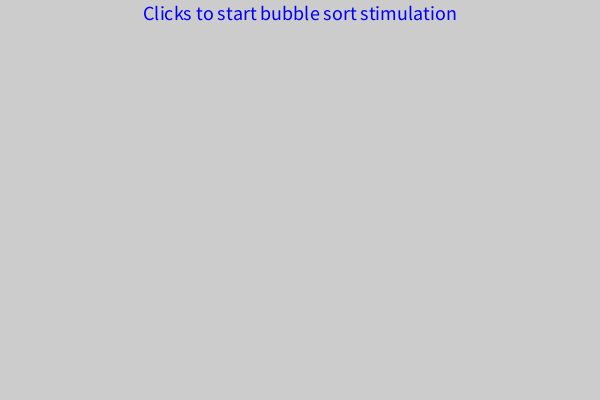
Frame 1 (no input)
Frame 60 (the mouse pressed at the canvas centre just before this capture): identical to frame 1, image omitted
Frame 120 (the mouse held since frame 60 and released just before this capture): identical to frame 1, image omitted

The Processing sketch that drew this single still picture (run headless with seeded random() and noise(); from frame 60 on, the mouse is pressed at the canvas centre):

// Processing sketch: sort
// ── sort.pde
//the progress function as asked by prof!
boolean bubbleSortProgress(int[] data, boolean sorted, int i, int y) {
    boolean swap = false;
    if (data[i] > data[i + 1]) {
        int temp = data[i];
        data[i] = data[i + 1];
        data[i + 1] = temp;
        sorted = false;   
        swap = true;
    }
    visualizeArray(data,i,y,swap);
    return sorted;
}

//joystick (changable) variables
int maxi = 5;
int desired = 1;
int fontSize = 20;

//utility variables; //not to be changed!
int timer = millis();
boolean scrolling = false;
int cellCize = fontSize + 10;
int scroll = cellCize;
int lineGap;//gap between each line
int[] nums = new int[0];
boolean sorted = false;

//the bubble sort algo
void bubbleSort(int[] data) {
    
    //As I am decding to work by modifying so i will have to store a copy(scroll) and work on it!
    int position = scroll;
    
    //these organized will temporariliry hadle the sorted state and later depending on
    //organized we will update sort! more safe than directly updating sorted!
    boolean oraganized = true;
    for (int i = 0;i <  desired; i++) {
        
        int k = i % (data.length - 1);
        
        //this is the main function that will do the swapping and return the sorted state!
        oraganized = bubbleSortProgress(data, oraganized, k, position);
        
        // these are not part of bubble sort algo rather to stop scrolling!
        if (position == fontSize) scrolling = false;
        
        //update the position for next line!
        position += lineGap;
        
        //whenever a full scan event will trigger we will check if the array is sorted or not! 
        if (k == (data.length - 2)) {
            if (oraganized) {
                sorted = true;
            }
            else oraganized = true;
        }
    }
}


//setup text size , color  and lineGap
void setup() {
    size(600, 400); //canvas
    //maths to calculate the line gap!
    lineGap = ceil(height / maxi);
    lineGap += ((lineGap - fontSize - (cellCize - fontSize)) / (maxi - 1));
    textSize(fontSize); 
    fill(color(0,0,255));//blue
    textAlign(CENTER);
    text("Clicks to start bubble sort stimulation", width / 2, fontSize);
}

boolean terminated = false;
void draw() {
    //there is nothing to scroll more and show so no need to draw anything! 
    if ((sorted || nums.length <=  0) && !scrolling) {
        if (sorted && !terminated) {
            terminated = true;
            text("Sorted!", width - 100 ,height - cellCize - fontSize);
            int gap = lineGap;
        }
        return;
    }
    
    //the way i am implementing scrolling intoroduces a bug called falsy scroll for desired-1!
    //this is a hack to fix that bug!
    if (terminated) return;
    
    
    // clear the screen everytime!
    background(255);
    
    // if thescreen is scrolling then decrease the scroll to make it look like scrolling!
    if (scrolling) {
        scroll --;
    }
    //updatethes crolling state according to the estimation of function
    bubbleSort(nums.clone());
}

//tell aboutif dormancy period is over or not!
boolean isAllowed() { 
    int currentTime = millis();
    int diff = currentTime - timer;
    if (diff > 500) {
        timer = currentTime;
        return true;
    };
    return false;
};

//increase desired by 1 if allowed by timer & if not scrolling
void keyPressed() {
    if (isAllowed() && !scrolling) {
        desired++;
        //screen is overflowing start scrolling!
        if (desired > maxi) scrolling = true;
    }
}

//generate random array of size n with values between start and end
int[] generateRandomArray(int n, int start, int end) {
    int[] array = new int[n];
    for (int i = 0; i < n; i++) {
        array[i] = int(random(start, end));
    }
    return array;
}

//for visualizing the array!
void visualizeArray(int[] data, int enhaceAt, int verticalPos,boolean swap) {
    int x = 5 + cellCize / 2;
    for (int i = 0;i < data.length;i++) {
        int num = data[i];
        boolean important = i ==  enhaceAt || i ==  enhaceAt + 1;
        boolean highlight = important &&  swap;
        arrayCell(x,verticalPos + (cellCize - fontSize),cellCize,str(num),important,highlight);
        x += cellCize;
    }
}

//for visualizing the array!
void arrayCell(int x,int y,int size,String content,boolean important ,boolean highlight) {
    int halfSize = size / 2;
    stroke(255);
    if (important) textSize(fontSize + 5);
    else textSize(fontSize);
    fill(color(0));
    square(x - halfSize,y - size,size);
    fill(highlight ? color(255,0,0) : important ? color(0,0,255) : color(140, 200, 255));
    text(content,x,y - 5);
}

//the mouse click functionality!
void mouseClicked() {
    terminated = false;
    scroll = fontSize;
    desired = 1;
    scrolling = false;
    sorted = false;
    nums = generateRandomArray(5, 1, 100);
}
